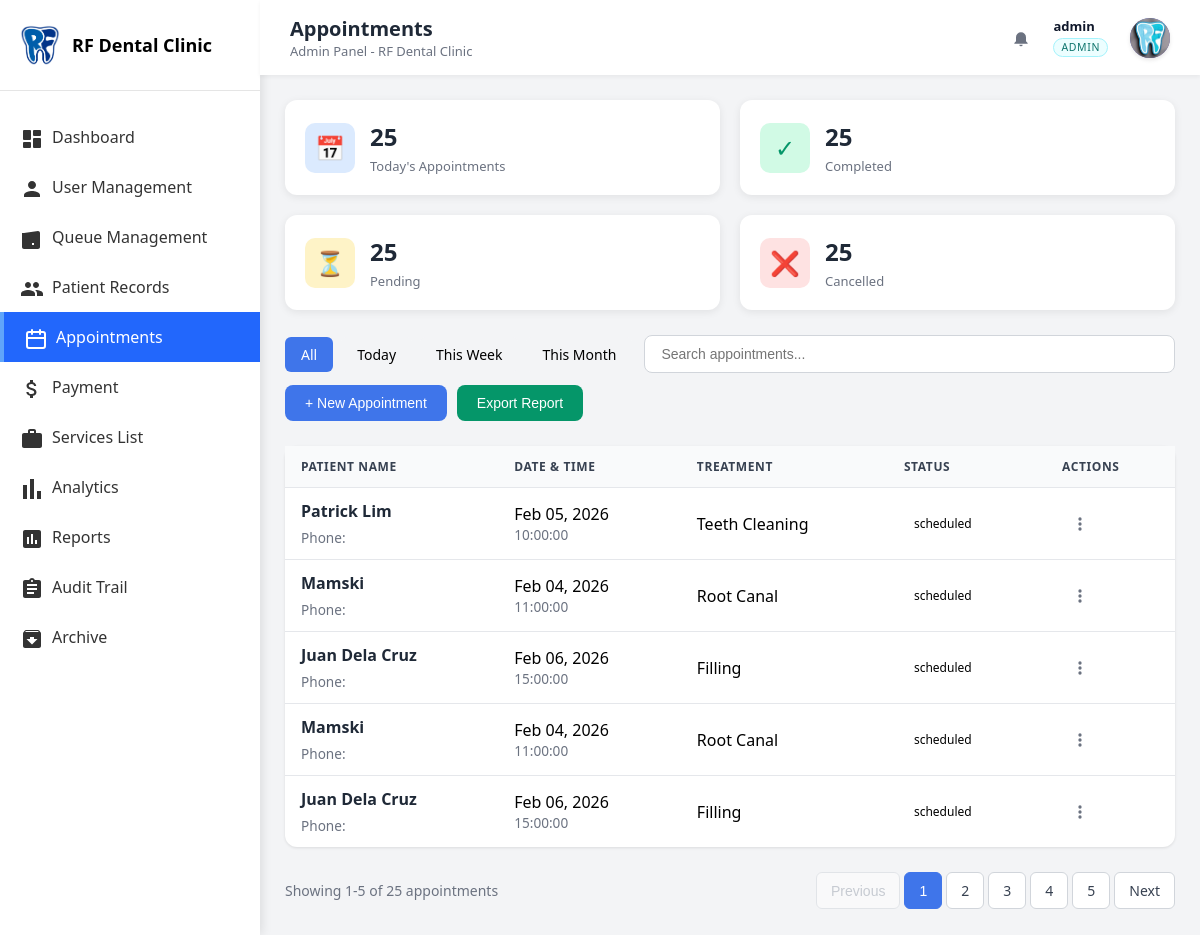
Screenshot of /master/admin/admin_appointments.php (signed in) with the database file from the repository.
### tables this page shows
CREATE TABLE `appointments` (
  `id` int(11) NOT NULL,
  `first_name` varchar(100) NOT NULL,
  `middle_name` varchar(100) DEFAULT NULL,
  `last_name` varchar(100) NOT NULL,
  `patient_id` int(11) DEFAULT NULL,
  `appointment_date` datetime NOT NULL,
  `appointment_time` time NOT NULL DEFAULT '09:00:00',
  `treatment` varchar(100) DEFAULT 'General Checkup',
  `notes` text DEFAULT NULL,
  `status` varchar(20) DEFAULT 'scheduled',
  `created_at` timestamp NOT NULL DEFAULT current_timestamp(),
  `updated_at` timestamp NOT NULL DEFAULT current_timestamp() ON UPDATE current_timestamp(),
  `created_by` int(11) DEFAULT NULL,
  `is_archived` tinyint(1) NOT NULL DEFAULT 0,
  `deleted_at` datetime DEFAULT NULL,
  `is_registered_patient` tinyint(1) NOT NULL DEFAULT 0,
  `converted_patient_id` int(11) DEFAULT NULL,
  `is_converted_to_patient` tinyint(1) NOT NULL DEFAULT 0
);

### master/admin/admin_appointments.php (the view, shortened to what this page needs)
<?php
$itemsPerPage = 5;
$currentPage = isset($_GET['page']) && is_numeric($_GET['page']) ? (int)$_GET['page'] : 1;
try {
    require_once __DIR__ . '/../../config/database.php';
    $checkCol = $pdo->query("SHOW COLUMNS FROM appointments LIKE 'is_archived'");
    $hasArchiveColumn = $checkCol->rowCount() > 0;
    $whereClause = $hasArchiveColumn ? "WHERE (a.is_archived = 0 OR a.is_archived IS NULL)" : "";
    $countWhereClause = $hasArchiveColumn ? "WHERE is_archived = 0 OR is_archived IS NULL" : "";
    $countStmt = $pdo->query("SELECT COUNT(*) FROM appointments $countWhereClause");
    $totalAppointments = $countStmt->fetchColumn();
    $totalPages = max(1, ceil($totalAppointments / $itemsPerPage));
    $offset = ($currentPage - 1) * $itemsPerPage;
    $showingStart = $totalAppointments > 0 ? $offset + 1 : 0;
    $showingEnd = min($offset + $itemsPerPage, $totalAppointments);
    $allStmt = $pdo->query("SELECT a.*,
                         CONCAT(COALESCE(p.first_name, a.first_name, ''), ' ', IFNULL(COALESCE(p.middle_name, a.middle_name, ''), ''), ' ', COALESCE(p.last_name, a.last_name, '')) as full_name,
                         COALESCE(p.phone, '') AS phone
                         FROM appointments a
                         LEFT JOIN patients p ON a.patient_id = p.id
                         $whereClause");
    $allAppointments = $allStmt->fetchAll(PDO::FETCH_ASSOC);
    $stmt = $pdo->prepare("SELECT a.*,
                         CONCAT(COALESCE(p.first_name, a.first_name, ''), ' ', IFNULL(COALESCE(p.middle_name, a.middle_name, ''), ''), ' ', COALESCE(p.last_name, a.last_name, '')) as full_name,
                         COALESCE(p.phone, '') AS phone
                         FROM appointments a
                         LEFT JOIN patients p ON a.patient_id = p.id
                         $whereClause
                         ORDER BY a.created_at DESC
                         LIMIT :limit OFFSET :offset");
    $stmt->bindValue(':limit', $itemsPerPage, PDO::PARAM_INT);
    $stmt->bindValue(':offset', $offset, PDO::PARAM_INT);
    $stmt->execute();
    $appointments = $stmt->fetchAll(PDO::FETCH_ASSOC);
} catch (Exception $e) {
    $appointments = [];
    $allAppointments = [];
    $totalAppointments = 0;
    $totalPages = 1;
    $showingStart = 0;
    $showingEnd = 0;
}
$todayCount = 0;
$completedCount = 0;
$pendingCount = 0;
$cancelledCount = 0;
try {
    $baseWhere = $countWhereClause ? $countWhereClause . " AND " : "WHERE ";
    $todayCount = (int)($pdo->query("SELECT COUNT(*) FROM appointments $baseWhere DATE(appointment_date) = CURDATE()")->fetchColumn() ?? 0);
    $completedCount = (int)($pdo->query("SELECT COUNT(*) FROM appointments $baseWhere LOWER(status) = 'completed' AND DATE(appointment_date) = CURDATE()")->fetchColumn() ?? 0);
    $pendingCount = (int)($pdo->query("SELECT COUNT(*) FROM appointments $baseWhere LOWER(status) IN ('scheduled','pending') AND DATE(appointment_date) = CURDATE()")->fetchColumn() ?? 0);
    $cancelledCount = (int)($pdo->query("SELECT COUNT(*) FROM appointments $baseWhere LOWER(status) = 'cancelled' AND DATE(appointment_date) = CURDATE()")->fetchColumn() ?? 0);
} catch (Exception $e) {
    $todayCount = 0;
    $completedCount = 0;
    $pendingCount = 0;
    $cancelledCount = 0;
}
require_once __DIR__ . '/../../includes/admin_layout_start.php';
?>
            <div class="content-main">
                <div class="summary-cards">
                    <div class="summary-card">
                        <div class="summary-icon blue">&#128197;</div>
                        <div class="summary-info">
                            <h3><?php echo $todayCount; ?></h3>
                            <p>Today's Appointments</p>
                        </div>
                    </div>
                    <div class="summary-card">
                        <div class="summary-icon green">&#10003;</div>
                        <div class="summary-info">
                            <h3><?php echo $completedCount; ?></h3>
                            <p>Completed</p>
                        </div>
                    </div>
                    <div class="summary-card">
                        <div class="summary-icon yellow">&#9203;</div>
                        <div class="summary-info">
                            <h3><?php echo $pendingCount; ?></h3>
                            <p>Pending</p>
                        </div>
                    </div>
                    <div class="summary-card">
                        <div class="summary-icon red">&#10060;</div>
                        <div class="summary-info">
                            <h3><?php echo $cancelledCount; ?></h3>
                            <p>Cancelled</p>
                        </div>
                    </div>
                </div>
                <div class="search-filters">
                    <div class="filter-tabs">
                        <span class="active" data-filter="all">All</span>
                        <span data-filter="today">Today</span>
                        <span data-filter="week">This Week</span>
                        <span data-filter="month">This Month</span>
                    </div>
                    <input type="text" class="search-input" placeholder="Search appointments..." id="appointmentSearch">
                    <div class="page-header">
                    <div style="display: flex; gap: 10px;">
                        <button class="btn-primary" onclick="openAppointmentModal()">+ New Appointment</button>
                        <button class="btn-primary" onclick="exportAppointments()" style="background: #059669;">Export Report</button>
                    </div>
                </div>
                </div>
                <div class="table-container">
                    <table class="data-table">
                        <thead>
                            <tr>
                                <th>Patient Name</th>
                                <th>Date & Time</th>
                                <th>Treatment</th>
                                <th>Status</th>
                                <th>Actions</th>
                            </tr>
                        </thead>
                        <tbody id="appointmentsTableBody">
                            <?php if (empty($appointments)): ?>
                                <tr>
                                    <td colspan="5" style="text-align: center; padding: 60px; color: #6b7280;">
                                        <p style="font-size: 1.1rem; margin-bottom: 8px;">No appointments found</p>
                                    </td>
                                </tr>
                            <?php else: ?>
                                <?php foreach ($appointments as $appt): ?>
                                    <tr class="appointment-row"
                                        data-name="<?php echo strtolower(htmlspecialchars($appt['full_name'] ?? 'Unknown')); ?>"
                                        data-date="<?php echo date('Y-m-d', strtotime($appt['appointment_date'])); ?>"
                                        data-status="<?php echo strtolower($appt['status'] ?? ''); ?>">
                                        <td>
                                            <div class="patient-name"><?php echo htmlspecialchars($appt['full_name'] ?? 'Unknown'); ?></div>
                                            <div style="font-size: 0.85rem; color: #6b7280;">Phone: <?php echo htmlspecialchars($appt['phone'] ?? 'N/A'); ?></div>
                                        </td>
                                        <td>
                                            <div><?php echo date('M d, Y', strtotime($appt['appointment_date'])); ?></div>
                                            <div style="font-size: 0.85rem; color: #6b7280;"><?php echo htmlspecialchars($appt['appointment_time'] ?? 'N/A'); ?></div>
                                        </td>
                                        <td><?php echo htmlspecialchars($appt['treatment'] ?? 'General'); ?></td>
                                        <td>
                                            <?php
                                                $status = $appt['status'] ?? 'Pending';
                                                $statusClass = strtolower($status);
                                            ?>
                                            <span class="status-badge <?php echo $statusClass; ?>"><?php echo htmlspecialchars($status); ?></span>
                                        </td>
                                        <td>
                                            <div class="appt-kebab-menu">
                                                <button class="appt-kebab-btn" data-appt-id="<?php echo $appt['id']; ?>">
                                                    <svg xmlns="http://www.w3.org/2000/svg" width="20" height="20" viewBox="0 0 24 24" fill="currentColor">
                                                        <circle cx="12" cy="6" r="2"/>
                                                        <circle cx="12" cy="12" r="2"/>
                                                        <circle cx="12" cy="18" r="2"/>
                                                    </svg>
                                                </button>
                                            </div>
                                        </td>
                                    </tr>
                                <?php endforeach; ?>
                            <?php endif; ?>
                        </tbody>
                    </table>
                </div>
                <div class="pagination">
                    <span class="pagination-info">Showing <?php echo $showingStart; ?>-<?php echo $showingEnd; ?> of <?php echo $totalAppointments; ?> appointments</span>
                    <div class="pagination-buttons">
                        <?php if ($currentPage > 1): ?>
                            <a href="?page=<?php echo $currentPage - 1; ?>" class="pagination-btn">Previous</a>
                        <?php else: ?>
                            <button class="pagination-btn" disabled>Previous</button>
                        <?php endif; ?>
                        <?php
                        $maxVisiblePages = 5;
                        $startPage = max(1, $currentPage - floor($maxVisiblePages / 2));
                        $endPage = min($totalPages, $startPage + $maxVisiblePages - 1);
                            ?>
                                <?php
                        for ($i = $startPage; $i <= $endPage; $i++) {
                            if ($i == $currentPage) {
                                ?>
                                <button class="pagination-btn active"><?php echo $i; ?></button>
                                <?php
                            } else {
                                ?>
                                <a href="?page=<?php echo $i; ?>" class="pagination-btn"><?php echo $i; ?></a>
                                <?php
                            }
                        }
                                ?>
                        <?php if ($currentPage < $totalPages): ?>
                            <a href="?page=<?php echo $currentPage + 1; ?>" class="pagination-btn">Next</a>
                        <?php else: ?>
                            <button class="pagination-btn" disabled>Next</button>
                        <?php endif; ?>
                    </div>
                </div>
            </div>
<?php
require_once __DIR__ . '/../../includes/admin_layout_end.php';
?>

### rows the page displays
appointments: full_name "Patrick Lim", appointment_date "Feb 05, 2026", appointment_time "10:00:00", treatment "Teeth Cleaning", status "scheduled"
appointments: full_name "Mamski", appointment_date "Feb 04, 2026", appointment_time "11:00:00", treatment "Root Canal", status "scheduled"
appointments: full_name "Juan Dela Cruz", appointment_date "Feb 06, 2026", appointment_time "15:00:00", treatment "Filling", status "scheduled"
appointments: full_name "Mamski", appointment_date "Feb 04, 2026", appointment_time "11:00:00", treatment "Root Canal", status "scheduled"
appointments: full_name "Juan Dela Cruz", appointment_date "Feb 06, 2026", appointment_time "15:00:00", treatment "Filling", status "scheduled"

### other values shown
$pageTitle "Appointments"
$displayHeaderName "admin"
$_SESSION['role'] "ADMIN"
$todayCount "25"
$completedCount "25"
$pendingCount "25"
$cancelledCount "25"
$showingStart "1"
$showingEnd "5"
$totalAppointments "25"
